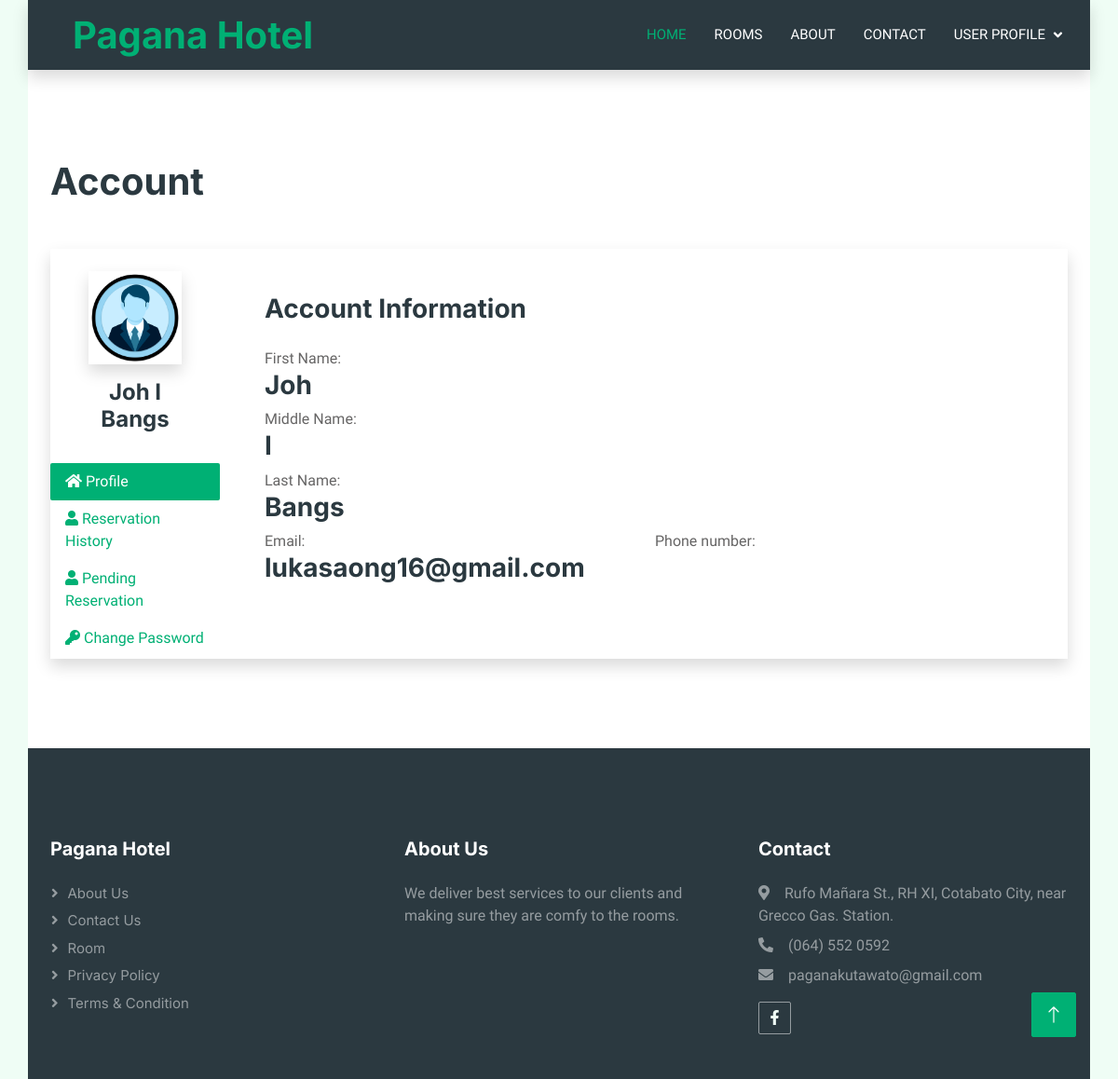
Page /user_profile.php (signed in) on the committed database.
### tables this page shows
CREATE TABLE `users` (
  `id` int(11) NOT NULL,
  `fname` varchar(255) NOT NULL,
  `mname` varchar(255) NOT NULL,
  `lname` varchar(255) NOT NULL,
  `email` varchar(255) NOT NULL,
  `phone` varchar(255) NOT NULL,
  `password` varchar(255) NOT NULL,
  `status` int(11) NOT NULL,
  `verification_token` varchar(255) NOT NULL,
  `user_level` varchar(255) NOT NULL,
  `image` text NOT NULL
);

### user_profile.php (the view, shortened to what this page needs)
<?php
if (isset($_SESSION['user_id']) && $_SESSION['role'] === "Guest") {
    $id = $_SESSION['user_id'];
    $conn = dbConnect();
    $stmt = $conn->prepare("SELECT * FROM users WHERE id = '$id'");
    $stmt->execute();
    $result = $stmt->get_result();
    $row = $result->fetch_assoc();
    $firstName = $row['fname'];
    $middleName = $row['mname'];
    $lastName = $row['lname'];
    $Email = $row['email'];
    ?>
    <!DOCTYPE html>
    <html lang="en">
    <head>
        <link href="https://cdnjs.cloudflare.com/ajax/libs/font-awesome/5.10.0/css/all.min.css" rel="stylesheet">
        <link href="https://cdn.jsdelivr.net/npm/bootstrap-icons@1.4.1/font/bootstrap-icons.css" rel="stylesheet">
        <link href="lib/animate/animate.min.css" rel="stylesheet">
        <link href="lib/owlcarousel/assets/owl.carousel.min.css" rel="stylesheet">
        <link href="css/bootstrap.min.css" rel="stylesheet">
        <link href="css/style.css" rel="stylesheet">
    </head>
    <body>
        <div class="container-xxl bg-white p-0" style="max-width: 95vw;">
            <nav class="navbar navbar-expand-lg bg-dark navbar-light shadow sticky-top p-0">
                <a href="index.html" class="navbar-brand d-flex align-items-center text-center py-0 px-4 px-lg-5">
                    <h1 class="m-0 text-primary">Pagana Hotel</h1>
                </a>
                <div class="collapse navbar-collapse" id="navbarCollapse">
                    <div class="navbar-nav ms-auto p-4 p-lg-0">
                        <a href="index.php" class="nav-item nav-link active">Home</a>
                        <a href="rooms.php" class="nav-item nav-link">Rooms</a>
                        <a href="about.php" class="nav-item nav-link">About</a>
                        <a href="contact.php" class="nav-item nav-link">Contact</a>
                        <?php
                        if (!isset($_SESSION['user_id']) && !isset($_SESSION['role'])) {
                            ?>
                            <a href="login.php" class="btn btn-success rounded-0 py-4 px-lg-5">Login<i
                                    class="fa fa-arrow-right ms-3"></i></a>
                            <?php
                        } else {
                            ?>
                            <div class="nav-item dropdown">
                                <a class="nav-link dropdown-toggle" href="#" id="userDropdown" role="button"
                                    data-bs-toggle="dropdown" aria-expanded="false">
                                    User Profile
                                </a>
                            </div>
                            <?php
                        }
                        ?>
                    </div>
                </div>
            </nav>
            <section class="py-5 my-5">
                <div class="container" style="max-width: 93vw;">
                    <h1 class="mb-5">Account</h1>
                    <div class="bg-white shadow rounded-lg d-block d-sm-flex">
                        <div class="profile-tab-nav border-right col-md-2">
                            <div class="p-4">
                                <div class="img-circle text-center mb-3">
                                    <img src="img/user.png" alt="Image" width="100" height="100" class="shadow">
                                </div>
                                <h4 class="text-center">
                                    <?php echo $firstName; ?>
                                    <?php echo $middleName; ?>
                                    <?php echo $lastName; ?>
                                </h4>
                            </div>
                            <div class="nav flex-column nav-pills" id="v-pills-tab" role="tablist"
                                aria-orientation="vertical">
                                <a class="nav-link active" id="account-tab" data-toggle="pill" href="#account" role="tab"
                                    aria-controls="account" aria-selected="true">
                                    <i class="fa fa-home text-center mr-1"></i>
                                    Profile
                                </a>
                                <a class="nav-link" id="security-tab" data-toggle="pill" href="#security" role="tab"
                                    aria-controls="security" aria-selected="false">
                                    <i class="fa fa-user text-center mr-1"></i>
                                    Reservation History
                                </a>
                                <a class="nav-link" id="security-tab1" data-toggle="pill" href="#security1" role="tab"
                                    aria-controls="security1" aria-selected="false">
                                    <i class="fa fa-user text-center mr-1"></i>
                                    Pending Reservation
                                </a>
                                <a class="nav-link" id="password-tab" data-toggle="pill" href="#password" role="tab"
                                    aria-controls="password" aria-selected="false">
                                    <i class="fa fa-key text-center mr-1"></i>
                                    Change Password
                                </a>
                            </div>
                        </div>
                        <div class="tab-content p-4 p-md-5" id="v-pills-tabContent"
                            style="    width: -webkit-fill-available;">
                            <div class="tab-pane fade show active" id="account" role="tabpanel"
                                aria-labelledby="account-tab">
                                <h3 class="mb-4">Account Information</h3>
                                <div class="row">
                                    <div class="col-md-9">
                                        <div class="form-group">
                                            <label>First Name:</label>
                                            <h3>
                                                <?php echo $firstName; ?>
                                            </h3>
                                        </div>
                                    </div>
                                    <div class="col-md-9">
                                        <div class="form-group">
                                            <label>Middle Name:</label>
                                            <h3>
                                                <?php echo $middleName; ?>
                                            </h3>
                                        </div>
                                    </div>
                                    <div class="col-md-9">
                                        <div class="form-group">
                                            <label>Last Name:</label>
                                            <h3>
                                                <?php echo $lastName; ?>
                                            </h3>
                                        </div>
                                    </div>
                                    <div class="col-md-6">
                                        <div class="form-group">
                                            <label>Email:</label>
                                            <h3>
                                                <?php echo $Email; ?>
                                            </h3>
                                        </div>
                                    </div>
                                    <div class="col-md-6">
                                        <div class="form-group">
                                            <label>Phone number:</label>
                                        </div>
                                    </div>
                                </div>
                                <br>
                            </div>
                        </div>
                    </div>
                </div>
            </section>
            <?php require("user_footer.php"); ?>
    </body>
    </html>
    <?php
    exit();
} elseif (isset($_SESSION['user_id']) && $_SESSION['role'] === "Administrator") {
    header("Location: admin/dashboard.php");
}
?>

### css/style.css (style rules this page uses)
:root { --primary: #00B074; --secondary: #2B9BFF; --light: #EFFDF5; --dark: #2B3940; }
.navbar .dropdown-toggle::after { border: none; content: "\f107"; font-family: "Font Awesome 5 Free"; font-weight: 900; vertical-align: middle; margin-left: 5px; transition: .5s; }
.navbar-dark .navbar-nav .nav-link, .navbar-light .navbar-nav .nav-link { margin-right: 30px; padding: 25px 0; color: #FFFFFF; font-size: 15px; text-transform: uppercase; outline: none; }
.navbar-dark .navbar-nav .nav-link:hover, .navbar-dark .navbar-nav .nav-link.active, .navbar-light .navbar-nav .nav-link:hover, .navbar-light .navbar-nav .nav-link.active { color: var(--primary); }
.navbar-light .navbar-brand, .navbar-light a.btn { height: 75px; }
.navbar-light.sticky-top { top: -100px; transition: .5s; }

### user_profile.php (style rules this page uses)
.navbar-light .navbar-nav .nav-link { color: white; font-weight: 500; }

### rows in the picture
users: fname "Joh", mname "I", lname "Bangs", email "lukasaong16@gmail.com"
